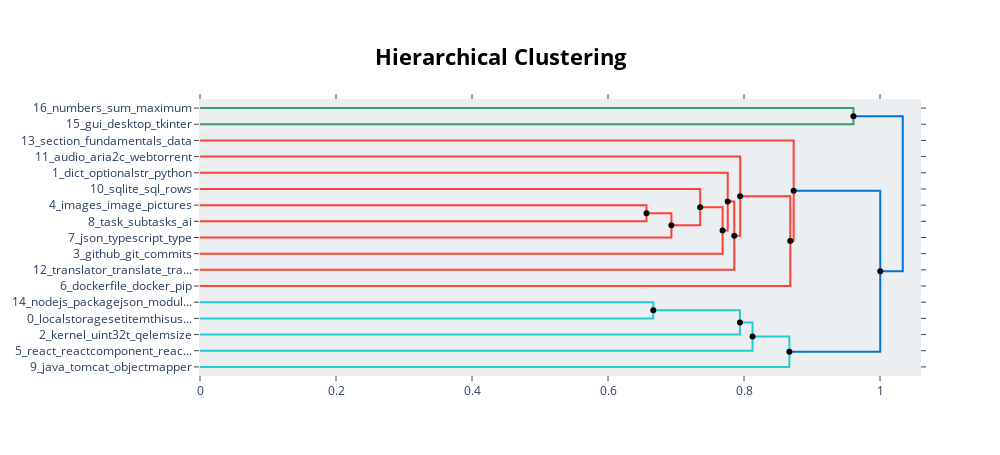

Notebook code for this chart:
### Code cell
from scipy.cluster import hierarchy as sch

# Hierarchical topics
linkage_function = lambda x: sch.linkage(x, 'single', optimal_ordering=True)
hierarchical_topics = model.hierarchical_topics(data, linkage_function=linkage_function)

model.visualize_hierarchy(hierarchical_topics=hierarchical_topics)

### Figure 1 — Plotly figure (JSON) as saved in the notebook; plotly's stock layout.template omitted (floating-point values rounded to 4 significant figures)
{"data": [{"hoverinfo": "text", "marker": {"color": "rgb(61,153,112)"}, "mode": "lines", "text": ["numbers_sum_maximum_grid_24", "", "", "gui_desktop_tkinter_interface_layouts"], "type": "scatter", "x": [0, 0.9609, 0.9609, 0], "xaxis": "x", "y": [-5, -5, -15, -15], "yaxis": "y"}, {"hoverinfo": "text", "marker": {"color": "rgb(255,65,54)"}, "mode": "lines", "text": ["images_image_pictures_files_file", "", "", "task_subtasks_ai_odoo_project"], "type": "scatter", "x": [0, 0.6566, 0.6566, 0], "xaxis": "x", "y": [-65, -65, -75, -75], "yaxis": "y"}, {"hoverinfo": "text", "marker": {"color": "rgb(255,65,54)"}, "mode": "lines", "text": ["ai_task_subtasks_expert_questions", "", "", "json_typescript_type_types_object"], "type": "scatter", "x": [0.6566, 0.6932, 0.6932, 0], "xaxis": "x", "y": [-70, -70, -85, -85], "yaxis": "y"}, {"hoverinfo": "text", "marker": {"color": "rgb(255,65,54)"}, "mode": "lines", "text": ["sqlite_sql_rows_table_database", "", "", "ai_json_task_expert_questions"], "type": "scatter", "x": [0, 0.7355, 0.7355, 0.6932], "xaxis": "x", "y": [-55, -55, -77.5, -77.5], "yaxis": "y"}, {"hoverinfo": "text", "marker": {"color": "rgb(255,65,54)"}, "mode": "lines", "text": ["sqlite_sql_rows_table_database", "", "", "github_git_commits_repository_commit"], "type": "scatter", "x": [0.7355, 0.7685, 0.7685, 0], "xaxis": "x", "y": [-66.25, -66.25, -95, -95], "yaxis": "y"}, {"hoverinfo": "text", "marker": {"color": "rgb(255,65,54)"}, "mode": "lines", "text": ["dict_optionalstr_python_elif_extract", "", "", "script_code_json_task_create"], "type": "scatter", "x": [0, 0.776, 0.776, 0.7685], "xaxis": "x", "y": [-45, -45, -80.62, -80.62], "yaxis": "y"}, {"hoverinfo": "text", "marker": {"color": "rgb(255,65,54)"}, "mode": "lines", "text": ["dict_optionalstr_python_elif_extract", "", "", "translator_translate_translatetexttext_languages_language"], "type": "scatter", "x": [0.776, 0.7856, 0.7856, 0], "xaxis": "x", "y": [-62.81, -62.81, -105, -105], "yaxis": "y"}, {"hoverinfo": "text", "marker": {"color": "rgb(255,65,54)"}, "mode": "lines", "text": ["audio_aria2c_webtorrent_streamingresponse_mp4", "", "", "translator_translate_translatetexttext_languages_language"], "type": "scatter", "x": [0, 0.7944, 0.7944, 0.7856], "xaxis": "x", "y": [-35, -35, -83.91, -83.91], "yaxis": "y"}, {"hoverinfo": "text", "marker": {"color": "rgb(255,65,54)"}, "mode": "lines", "text": ["audio_aria2c_webtorrent_streamingresponse_mp4", "", "", "dockerfile_docker_pip_orggradleinternaloperationsdefaultbuildoperationrunner2executedefaultbuildoperationrunnerjava66_orggradleinternaloperationsdefaultbuildoperationrunnerexecutedefaultbuildoperationrunnerjava157"], "type": "scatter", "x": [0.7944, 0.868, 0.868, 0], "xaxis": "x", "y": [-59.45, -59.45, -115, -115], "yaxis": "y"}, {"hoverinfo": "text", "marker": {"color": "rgb(255,65,54)"}, "mode": "lines", "text": ["section_fundamentals_data_development_visualizations", "", "", "dockerfile_docker_pip_orggradleinternaloperationsdefaultbuildoperationrunner2executedefaultbuildoperationrunnerjava66_orggradleinternaloperationsdefaultbuildoperationrunnerexecutedefaultbuildoperationrunnerjava157"], "type": "scatter", "x": [0, 0.873, 0.873, 0.868], "xaxis": "x", "y": [-25, -25, -87.23, -87.23], "yaxis": "y"}, {"hoverinfo": "text", "marker": {"color": "rgb(35,205,205)"}, "mode": "lines", "text": ["nodejs_packagejson_moduleload_npm_node", "", "", "localstoragesetitemthisuser_localstoragesetitemuser_gamejs_javascript_getuser"], "type": "scatter", "x": [0, 0.6666, 0.6666, 0], "xaxis": "x", "y": [-125, -125, -135, -135], "yaxis": "y"}, {"hoverinfo": "text", "marker": {"color": "rgb(35,205,205)"}, "mode": "lines", "text": ["localstoragesetitemthisuser_localstoragesetitemuser_gamejs_javascript_getuser", "", "", "kernel_uint32t_qelemsize_uint64t_blockq3k"], "type": "scatter", "x": [0.6666, 0.794, 0.794, 0], "xaxis": "x", "y": [-130, -130, -145, -145], "yaxis": "y"}, {"hoverinfo": "text", "marker": {"color": "rgb(35,205,205)"}, "mode": "lines", "text": ["localstoragesetitemthisuser_localstoragesetitemuser_gamejs_javascript_getuser", "", "", "react_reactcomponent_reactinfinitescrollcomponent_reactapprewired_reactrouterdom"], "type": "scatter", "x": [0.794, 0.8125, 0.8125, 0], "xaxis": "x", "y": [-137.5, -137.5, -155, -155], "yaxis": "y"}, {"hoverinfo": "text", "marker": {"color": "rgb(35,205,205)"}, "mode": "lines", "text": ["localstoragesetitemthisuser_localstoragesetitemuser_gamejs_javascript_getuser", "", "", "java_tomcat_objectmapper_myservlet_systemoutprintlnplayergetopponentgetusername"], "type": "scatter", "x": [0.8125, 0.8667, 0.8667, 0], "xaxis": "x", "y": [-146.2, -146.2, -165, -165], "yaxis": "y"}, {"hoverinfo": "text", "marker": {"color": "rgb(0,116,217)"}, "mode": "lines", "text": ["localstoragesetitemthisuser_localstoragesetitemuser_gamejs_javascript_getuser", "", "", "java_tomcat_objectmapper_myservlet_systemoutprintlnplayergetopponentgetusername"], "type": "scatter", "x": [0.873, 1.0, 1.0, 0.8667], "xaxis": "x", "y": [-56.11, -56.11, -155.6, -155.6], "yaxis": "y"}, {"hoverinfo": "text", "marker": {"color": "rgb(0,116,217)"}, "mode": "lines", "text": ["localstoragesetitemthisuser_localstoragesetitemuser_gamejs_javascript_getuser", "", "", "code_const_write_await_int64t"], "type": "scatter", "x": [0.9609, 1.033, 1.033, 1.0], "xaxis": "x", "y": [-10, -10, -105.9, -105.9], "yaxis": "y"}, {"hoverinfo": "text", "hovertext": ["ai_task_subtasks_expert_questions", "sqlite_sql_rows_table_database", "dict_optionalstr_python_elif_extract", "audio_aria2c_webtorrent_streamingresponse_mp4", "localstoragesetitemthisuser_localstoragesetitemuser_gamejs_javascript_getuser", "localstoragesetitemthisuser_localstoragesetitemuser_gamejs_javascript_getuser", "localstoragesetitemthisuser_localstoragesetitemuser_gamejs_javascript_getuser", "localstoragesetitemthisuser_localstoragesetitemuser_gamejs_javascript_getuser", "localstoragesetitemthisuser_localstoragesetitemuser_gamejs_javascript_getuser"], "marker": {"color": "black"}, "mode": "markers", "showlegend": false, "type": "scatter", "x": [0.6566, 0.7355, 0.776, 0.7944, 0.6666, 0.794, 0.8125, 0.873, 0.9609], "y": [-70, -66.25, -62.81, -59.45, -130, -137.5, -146.2, -56.11, -10]}, {"hoverinfo": "text", "hovertext": ["ai_json_task_expert_questions", "script_code_json_task_create", "translator_translate_translatetexttext_languages_language", "dockerfile_docker_pip_orggradleinternaloperationsdefaultbuildoperationrunner2executedefaultbuildoperationrunnerjava66_orggradleinternaloperationsdefaultbuildoperationrunnerexecutedefaultbuildoperationrunnerjava157", "java_tomcat_objectmapper_myservlet_systemoutprintlnplayergetopponentgetusername", "code_const_write_await_int64t"], "marker": {"color": "black"}, "mode": "markers", "showlegend": false, "type": "scatter", "x": [0.6932, 0.7685, 0.7856, 0.868, 0.8667, 1.0], "y": [-77.5, -80.62, -83.91, -87.23, -155.6, -105.9]}], "layout": {"autosize": false, "height": 455, "hoverlabel": {"bgcolor": "white", "font": {"family": "Rockwell", "size": 16}}, "hovermode": "closest", "plot_bgcolor": "#ECEFF1", "showlegend": false, "title": {"font": {"color": "Black", "size": 22}, "text": "<b>Hierarchical Clustering</b>", "x": 0.5, "xanchor": "center", "yanchor": "top"}, "width": 1000, "xaxis": {"mirror": "allticks", "rangemode": "tozero", "showgrid": false, "showline": true, "showticklabels": true, "ticks": "outside", "type": "linear", "zeroline": false}, "yaxis": {"mirror": "allticks", "range": [-170, 0], "rangemode": "tozero", "showgrid": false, "showline": true, "showticklabels": true, "tickmode": "array", "ticks": "outside", "ticktext": ["16_numbers_sum_maximum", "15_gui_desktop_tkinter", "13_section_fundamentals_data", "11_audio_aria2c_webtorrent", "1_dict_optionalstr_python", "10_sqlite_sql_rows", "4_images_image_pictures", "8_task_subtasks_ai", "7_json_typescript_type", "3_github_git_commits", "12_translator_translate_tra...", "6_dockerfile_docker_pip", "14_nodejs_packagejson_modul...", "0_localstoragesetitemthisus...", "2_kernel_uint32t_qelemsize", "5_react_reactcomponent_reac...", "9_java_tomcat_objectmapper"], "tickvals": [-5, -15, -25, -35, -45, -55, -65, -75, -85, -95, -105, -115, -125, -135, -145, -155, -165], "type": "linear", "zeroline": false}}}
